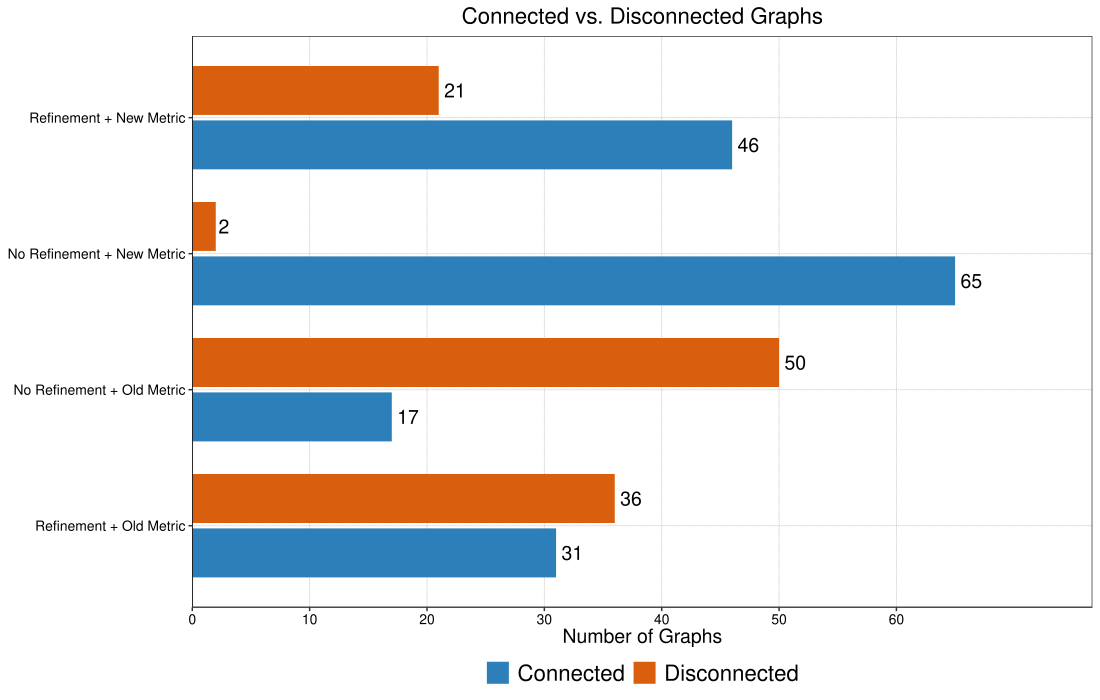

Here is the R script that generated this plot:
#!/usr/bin/env Rscript
# Run from the repository root: Rscript metric_connectivity_counts.R
source("R/common.R")

data_dir <- normalizePath("data/metric", mustWork = TRUE)
csv_files <- c(
    "Refinement + New Metric" = "do_nothing_ip.standard_k32.csv",
    "No Refinement + New Metric" = "ip.standard_no.refinement_k32.csv",
    "No Refinement + Old Metric" = "ip.standard_no.refinement_old.metric_k32.csv",
    "Refinement + Old Metric" = "do_nothing_ip.standard_old.metric_k32.csv"
)

counts <- lapply(names(csv_files), function(name) {
    filename <- file.path(data_dir, csv_files[[name]])
    if (!file.exists(filename)) stop("Missing metric CSV: ", filename)
    df <- read.csv(filename, stringsAsFactors = FALSE)
    if (!all(c("Graph", "Connectivity") %in% names(df)) || !nrow(df)) {
        stop("Expected nonempty Graph and Connectivity columns in ", filename)
    }
    if (!is.numeric(df$Connectivity) || anyNA(df$Connectivity) ||
        any(!is.finite(df$Connectivity) | df$Connectivity < 0)) {
        stop("Connectivity must contain finite nonnegative counts in ", filename)
    }
    data.frame(
        Variant = name,
        Status = c("Connected", "Disconnected"),
        Count = c(sum(df$Connectivity == 0), sum(df$Connectivity > 0))
    )
})
counts <- do.call(rbind, counts)
counts$Variant <- factor(counts$Variant, levels = rev(names(csv_files)))
counts$Status <- factor(counts$Status, levels = c("Connected", "Disconnected"))
max_count <- max(counts$Count)

plot <- ggplot2::ggplot(counts,
    ggplot2::aes(x = Count, y = Variant, fill = Status)) +
    ggplot2::geom_col(position = ggplot2::position_dodge(width = .8), width = .72) +
    ggplot2::geom_text(
        ggplot2::aes(label = Count),
        position = ggplot2::position_dodge(width = .8),
        hjust = -.25, size = 5
    ) +
    ggplot2::scale_fill_manual(values = c("Connected" = "#2C7FB8", "Disconnected" = "#D95F0E")) +
    ggplot2::scale_x_continuous(
        breaks = seq(0, max_count, by = 10),
        limits = c(0, max_count * 1.18),
        expand = ggplot2::expansion(mult = c(0, 0))
    ) +
    ggplot2::labs(
        title = "Connected vs. Disconnected Graphs",
        x = "Number of Graphs",
        y = NULL,
        fill = NULL
    ) +
    default_theme +
    ggplot2::theme(
        aspect.ratio = NULL,
        legend.position = "bottom",
        axis.title.x = ggplot2::element_text(size = 14),
        axis.text = ggplot2::element_text(size = 12),
        legend.text = ggplot2::element_text(size = 16),
        plot.title = ggplot2::element_text(size = 16, hjust = .5)
    )

ggplot2::ggsave("metric_connectivity_counts.pdf", plot, width = 11, height = 7)
